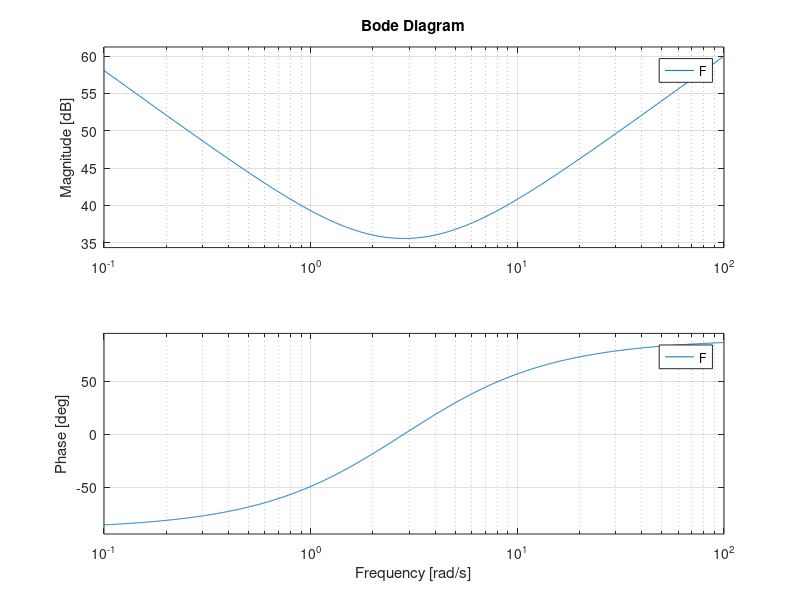

Write MATLAB code to recreate this figure. (Note: this script raises an error after producing the figure.)
% Schema di controllo:
%                   ______        ______
%   ydes--->O--e-->| C(s) |--u-->| F(s) |---.-->y
%        +  ^       ------        ------    |
%         - |_______________________________|

clear all
close all
clc

s=tf('s');
F=10/s*(s+2)*(s+4)  % di tipo 1, ha solo un polo nell'origine
Kf=dcgain(s*F)   % Kf = 10/8
Kr=1;

% progettare C(s) in modo che il sistema in caten chiusa soddisfi le
% seguenti specifiche:
% - statiche
%   *   |er,inf| < 0.2 per r(t)=t
% - dinamiche
%   *   ts della risposta al gradino unitario pari a circa 0.4s con tolleranza
%       di +-15%
%   *   sovraelongazione massima della risposta al gradino unitario non
%       superiore al 25%

% si inizia analizzando le specifiche statiche
% Sistema di tipo 1 e riferimento di grado 1 -> errore intrinseco di
% inseguimento limitato senza necessita' di inserire poli nel controllore
% =>  h = 0
% |er,inf| = |Kr/(Kc*Kf)| <= 0.2  --> |Kc| >= 4

Kc = Kr/(Kf*0.2)
% il segno di Kc si sceglie POSITIVO per garantire la stabilizzabilita' del
% sistema (con C(s) stabile)
bode(F)
% dal diagramma di bode vediamo che abbiamo una sola pulsazione di crossover
% e una sola pulsazione alla quale la fase vale -180
% il sistema è quindi a stabilita' regolare e possiamo scegliere Kc > 0

% analizziamo ora le specifiche dinamiche
ts = 0.4    % con tolleranza 15%  =>  0.34 ≤ ts ≤ 0.46
% con l'approssimazione con dinamica dominante del secondo ordine , abbiamo che
% w_b * ts ≈ 3
w_b = 3 / ts
w_cd = w_b * 63/100
% specifica sulla sovraelongazione massima non superiore al 25%
% Mr ≤ (1+s^)/0.9
Mr_max = (1+0.25)/0.9
% A questo punto guardo qual e' il margine di fase minimo (detrerminato sulla carta di Nichols)
% e considero la relazione approssimata per capire se il valore trovato è
% significativamente superiore al minimo di Nichols
mf_min = 60-5*(20*log10(Mr_max))
pause;


% ---- Ora possimo imopstare il progetto in matlab ----

% definiamo la funzione d'anello di partenza
Ga1 = Kc*F;  % Kc = 4, valore minimo ammissibile e eventualmente aumentabile successivamente
bode(Ga1)
% vediamo cosa succede alla w_c desiderata
% M = -11.4 ,    fase = -206
% se voglio avere il margine di fase trovato prima devo recuperare fase,
% quella per salire a -180 e quella che voglio avere come margine, quindi = 44+26
% Affinche' la pulsazione sia di crossover, il modulo dovra' valere 0, quindi
% devo recuperare 11,4 gradi

% poiche' devo recuperare sia modulo che fase posso usare reti anticipatrici
% ne servono due perchè devo recuperare piu' di 60 gradi
% dalla carta vedo che possousare due reti (4) che fanno recuperare ≈ 35
% e devo centrearle in modo da avere il massimo alla wc di crossover
% max = sqrt(md)
% Devo prima controllare che l'aumento di modulo sia compatibile -> vedo che
% l'aumento in corrispondenza della w=2 della rete (4) vale 6 dB, quindi
% con 2 reti avro' un aumento di circa 12. Essendo leggermente piu' grande di
% quello che mi serviva, la w_c sara' leggermente superiore a quella attesa.

md1=4;
figure,bode((1+s)/(1+s/md1))    % questa funziona ha l'espressione della rete anticipatrice con tau_d = 1
% mi da' le stesse informazioni che avevo trovato in modo approssimativo sui fogli delle reti, ma piu' precise
w_tau = sqrt(md1);
tau_d1 = w_tau/w_cd
Rd1 = (1+tau_d1*s)/(1+tau_d1/md1*s)  % RETE DERIVATIVA con md=4 centrata sum massimo recupero di fase e con w_cd=4.7

% poiche' le due reti sono identiche, posso inserirla direttamente dicendo che la nuova funzione d'anello:
Ga2 = Ga1 * Rd1^2;

figure,margin(Ga2)  % a questo punto, quando non devo piu' inserire nulla nella
                    % parte dinamica del controllore e dovrei avere la funzione
                    % d'anello finale, mi conviene usare il comando margin

% A questo punto posso definire la funzione C completa
C = Kc * Rd1^2
% potrei usare direttamente feedback con Ga2, ma in questo modo ho tutto pronto per fare la verifica su simulink

W=feedback(C*F,1);
figure,step(W);     % simulo la risposta al gradino

% Dalla figura possiamo vedere che la sovraelongazione massima è di 1.24 quindi < 25%
% tempo di salita = 0,398 ≈ 0,4 ± 15%   -> ho soddisfatto entrambe le specifiche dinamiche
% Per quanto riguarda la specifica statica, siamo certi che sia soddisfatta perche' non abbiamo
% approssimazioni o incertezze, quello che abbiamo fatto come analisi del comportamento in
% regime permanente e che poi e' diventato strumento di sintesi, sono tutte relazioni esatte
% Il valore che ci aspettiamo di ottenere e' proprio 0.2 perche' abbiamo considerato il Kc minimo
% associato alla soglia dell'errore massimo imposto dalle specifiche e non lo abbiamo modificato


% ---- SIMULINK ----
%
%                       <errore>     <comando>
%    _____      ____        |    _____   |    _____
%   | rif |--->| Kr |--->O--.-->|  C  |--.-->|  F  |---.----<uscita>
%    -----      ----   + ^       -----        -----    |
%                      - |_____________________________|
